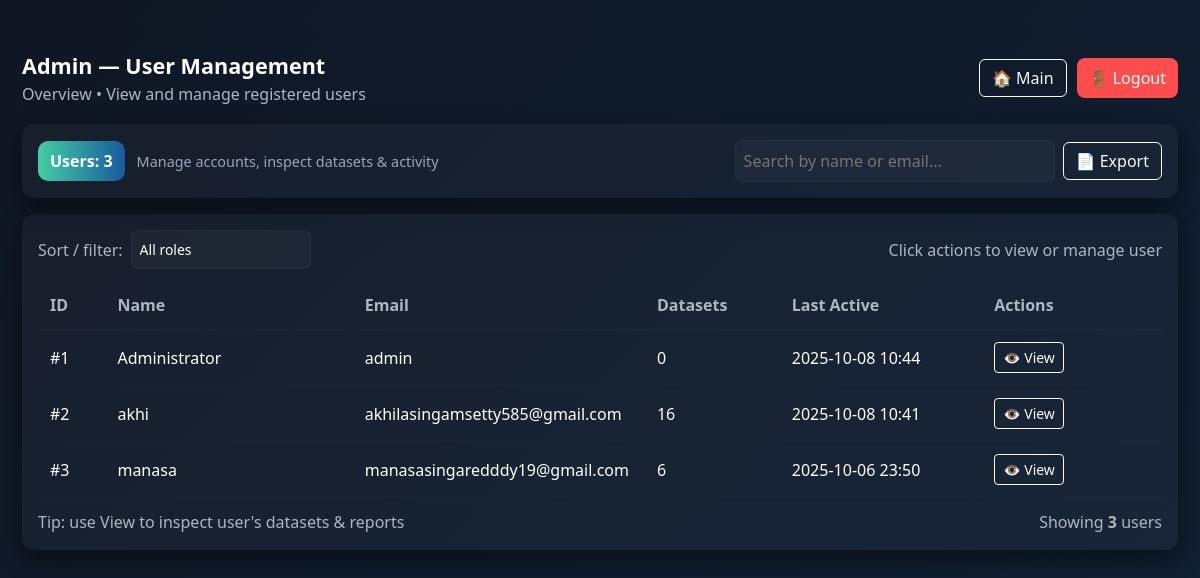
The app's page /admin/users (signed in) with its own data.
### app.py (models this page shows)
class User(db.Model, UserMixin):
    id = db.Column(db.Integer, primary_key=True)
    name = db.Column(db.String(120), nullable=False)
    email = db.Column(db.String(120), unique=True, nullable=False)
    password = db.Column(db.String(200), nullable=False)
    role = db.Column(db.String(20), default='user')
    datasets = db.relationship('Dataset', backref='owner', lazy=True)
    last_active = db.Column(db.DateTime, default=datetime.utcnow)
    active = db.Column(db.Boolean, default=True)

### app.py (the view)
@app.route('/admin/users')
@login_required
def admin_users():
    if current_user.role != 'admin':
        return redirect(url_for('dashboard'))
    users = User.query.all()
    return render_template('admin/users.html', users=users)

### app.py (called while the page is built)
@login_manager.user_loader
def load_user(user_id):
    return User.query.get(int(user_id))

### templates/admin/users.html (shortened to what this page needs)
<!doctype html>
<html lang="en">
<head>
  <link href="https://cdn.jsdelivr.net/npm/bootstrap@5.3.0/dist/css/bootstrap.min.css" rel="stylesheet">
</head>
<body>
  <div class="wrap">
    <div class="topbar">
      <div>
        <div class="title">Admin — User Management</div>
        <div class="small-muted">Overview • View and manage registered users</div>
      </div>
      <div style="display:flex;gap:10px;align-items:center">
        <a href="{{ url_for('index') }}" class="btn btn-outline-light">🏠 Main</a>
        <a href="{{ url_for('logout') }}" class="logout-btn">🚪 Logout</a>
      </div>
    </div>
    <div class="card-panel mb-3">
      <div style="display:flex;justify-content:space-between;align-items:center;gap:12px;flex-wrap:wrap">
        <div style="display:flex;gap:12px;align-items:center">
          <div class="badge-stat">Users: {{ users|length if users is defined else 0 }}</div>
          <div class="muted-note">Manage accounts, inspect datasets & activity</div>
        </div>
        <div style="display:flex;gap:8px;align-items:center">
          <input id="searchInput" class="form-control-dark" placeholder="Search by name or email..." style="width:320px">
          <a href="/admin/users/export" class="btn btn-outline-light">📄 Export</a>
        </div>
      </div>
    </div>
    <div class="card-panel">
      <div class="search-row">
        <div class="small-muted">Sort / filter:</div>
        <select id="filterRole" class="form-control form-control-sm form-control-dark" style="width:180px">
          <option value="">All roles</option>
        </select>
        <div style="margin-left:auto" class="small-muted">Click actions to view or manage user</div>
      </div>
      <div style="overflow:auto">
        <table class="data-table">
          <thead>
            <tr>
              <th style="width:6%">ID</th>
              <th style="width:22%">Name</th>
              <th style="width:26%">Email</th>
              <th style="width:12%">Datasets</th>
              <th style="width:18%">Last Active</th>
              <th style="width:16%">Actions</th>
            </tr>
          </thead>
          <tbody id="usersBody">
            {% for user in users %}
            <tr data-role="{{ user.role or 'user' }}">
              <td>#{{ user.id }}</td>
              <td>{{ user.name or '-' }}</td>
              <td>{{ user.email or '-' }}</td>
              <td>{{ user.datasets|length if user.datasets is defined else 0 }}</td>
              <td>
                {% if user.last_active %}
                  {{ user.last_active.strftime('%Y-%m-%d %H:%M') }}
                {% else %}
                  <span class="small-muted">—</span>
                {% endif %}
              </td>
              <td>
                <a class="btn btn-sm btn-outline-light action-btn" href="/admin/users/{{ user.id }}/view">👁️ View</a>
              </td>
            </tr>
            {% else %}
            <tr><td colspan="6" class="small-muted">No users found.</td></tr>
            {% endfor %}
          </tbody>
        </table>
      </div>
      <div style="margin-top:12px;display:flex;justify-content:space-between;align-items:center">
        <div class="small-muted">Tip: use View to inspect user's datasets & reports</div>
        <div class="small-muted">Showing <strong id="shownCount">{{ users|length if users is defined else 0 }}</strong> users</div>
      </div>
    </div>
  </div>
</body>
</html>

### templates/admin/users.html (style rules this page uses)
:root { --bg1:#0f1724; --bg2:#102033; --card: rgba(255,255,255,0.03); --muted:#aeb6c2; --accent:#43cea2; }
html,body { height:100%;margin:0;font-family:"Segoe UI",sans-serif;background:linear-gradient(135deg,var(--bg1),var(--bg2));color:#fff }
.wrap { max-width:1200px;margin:28px auto;padding:22px }
.topbar { display:flex;justify-content:space-between;align-items:center;margin-bottom:18px }
.title { font-size:1.35rem;font-weight:700 }
.logout-btn { background:#ff4d4d;border:none;color:#fff;padding:8px 12px;border-radius:8px;text-decoration:none }
.card-panel { background:var(--card);padding:16px;border-radius:12px;box-shadow:0 8px 24px rgba(0,0,0,0.45) }
table.data-table { width:100%;border-collapse:collapse }
table.data-table thead th { color:var(--muted);font-weight:600;padding:12px;border-bottom:1px solid rgba(255,255,255,0.04);text-align:left }
table.data-table tbody td { padding:12px;border-bottom:1px solid rgba(255,255,255,0.02);vertical-align:middle }
.small-muted { color:var(--muted) }
.action-btn { margin-right:6px }
.search-row { display:flex;gap:8px;align-items:center;margin-bottom:12px }
.form-control-dark { background:rgba(255,255,255,0.03);border:1px solid rgba(255,255,255,0.04);color:#fff;border-radius:8px;padding:8px }
.badge-stat { background:linear-gradient(90deg,var(--accent),#185a9d);padding:8px 12px;border-radius:10px;color:#fff;font-weight:700 }
.muted-note { color:#9aa6b8;font-size:0.9rem }

### records on screen
User: id "1", name "Administrator", email "admin", datasets|length "0", last_active "2025-10-08 10:44"
User: id "2", name "akhi", email "akhilasingamsetty585@gmail.com", datasets|length "16", last_active "2025-10-08 10:41"
User: id "3", name "manasa", email "manasasingaredddy19@gmail.com", datasets|length "6", last_active "2025-10-06 23:50"

### other values on screen
{{ users|length if users is defined else 0 }} "3"
